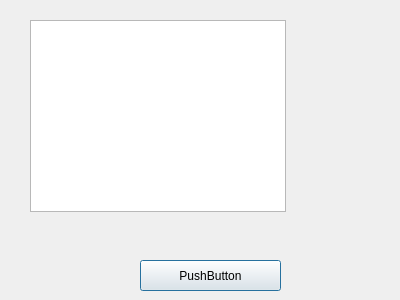
<?xml version="1.0" encoding="UTF-8"?>
<ui version="4.0">
 <class>Dialog</class>
 <widget class="QDialog" name="Dialog">
  <property name="geometry">
   <rect>
    <x>0</x>
    <y>0</y>
    <width>400</width>
    <height>300</height>
   </rect>
  </property>
  <property name="windowTitle">
   <string>Dialog</string>
  </property>
  <widget class="QPushButton" name="pushButton">
   <property name="geometry">
    <rect>
     <x>140</x>
     <y>260</y>
     <width>141</width>
     <height>31</height>
    </rect>
   </property>
   <property name="text">
    <string>PushButton</string>
   </property>
  </widget>
  <widget class="QTextBrowser" name="textBrowser">
   <property name="geometry">
    <rect>
     <x>30</x>
     <y>20</y>
     <width>256</width>
     <height>192</height>
    </rect>
   </property>
  </widget>
 </widget>
 <resources/>
 <connections/>
</ui>
